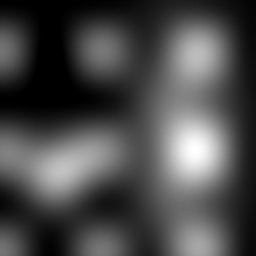
#> input picture examples/Mansell/terrain_test2.jpg, 256 x 256 px, shrunk from 500 x 500 before the run
$ python Hannibal_debugging2.py
#> lines starting #> are read from the running program, lines starting #| are printed output that depends on the picture
import dill
from math import *
import matplotlib.pyplot as plt
from PIL import Image
import numpy as np
from scipy import interpolate
import scipy.ndimage as ndimage

#Load image
img=Image.open('terrain_test2.jpg')
#> img is the input picture: PIL image 256x256 L; min 0, max 255, mean 73.9
img=np.array(img)
img=img/1.0 #Convert to float
#> img: shape (256, 256) float64

#Create Interpolation
Ycoords=np.linspace(0,10,len(img[:,0]))
#> Ycoords = 256 values from 0 to 10
Xcoords=Ycoords[0:len(img[0,:])]
#> Xcoords = 256 values from 0 to 10
terr_spl=interpolate.RectBivariateSpline(Xcoords,Ycoords,img)
def terrain1(x,y): #Functions must be defined outside of the get_problem()
    if np.iscomplex(x)==True:
        xderiv=(terr_spl.ev(np.real(x)+5e-5,y)-terr_spl.ev(np.real(x)-5e-5,y))/1e-4
        return xderiv*1j*1e-30
    elif np.iscomplex(y)==True:
        yderiv=(terr_spl.ev(x,np.real(y)+5e-5)-terr_spl.ev(x,np.real(y)+5e-5))/1e-4
        return yderiv*1j*1e-30
    else:
        return terr_spl.ev(x,y)

#Define analytic terrain function
def terrain2(x,y):
    terr=(-0.3*np.exp(-0.5*((x-2.7)**2+1.5*(y-2.1)**2))+2.6*np.exp(-0.55*(0.87*(x-6.7)**2+(y-2.2)**2))+2.1*np.exp(-0.27*(0.2*(x-5.5)**2+(y-7.2)**2))+1.6*(np.cos(0.8*y))**2*(np.sin(0.796*x))**2)*0.21509729918970577/0.772319886055
    return terr

#Interpolated terrain function with smoothing
imgs=ndimage.gaussian_filter(img,sigma=10,order=0) #Smooth image
terr_spl2=interpolate.RectBivariateSpline(Xcoords,Ycoords,imgs)
def terrain3(x,y): #Functions must be defined outside of the get_problem()
    if np.iscomplex(x)==True:
        xderiv=(terr_spl2.ev(np.real(x)+5e-5,y)-terr_spl2.ev(np.real(x)-5e-5,y))/1e-4
        return xderiv*1j*1e-30
    elif np.iscomplex(y)==True:
        yderiv=(terr_spl2.ev(x,np.real(y)+5e-5)-terr_spl2.ev(x,np.real(y)+5e-5))/1e-4
        return yderiv*1j*1e-30
    else:
        return terr_spl2.ev(x,y)

#Generate data
img2=img*0.0
#> img2: shape (256, 256) float64; every value is 0
img3=img*0.0
img4=img*0.0
for i in range(0,len(img[0,:])):
    for j in range(0,len(img[:,0])):
        img2[i,j]=terrain2(Xcoords[i],Ycoords[j])
        img3[i,j]=terrain1(Xcoords[i],Ycoords[j])
        img4[i,j]=terrain3(Xcoords[i],Ycoords[j])
#> this loop made 256 passes

#Plot contour plot of raw data
plt.figure(1)
Ycoords=np.linspace(0,10,len(img[:,0]))
Xcoords=Ycoords[0:len(img[0,:])]
plt.axis([0,10,0,10])
plt.title('Raw Terrain Data')
plt.contour(Ycoords,Xcoords,img)

#PLot contour plot of analytic data
plt.figure(2)
plt.axis([0,10,0,10])
plt.title('Analytic Terrain Data')
plt.contour(Ycoords,Xcoords,img2)

#Plot contour plot of interpolated terrain data
plt.figure(3)
plt.axis([0,10,0,10])
plt.title('Interpolated Terrain Data')
plt.contour(Ycoords,Xcoords,img3)

#Plot smoothed image
plt.figure(4)
plt.axis([0,10,0,10])
plt.title('Smoothed Terrain Data')
plt.contour(Ycoords,Xcoords,imgs)

#Plot contour plot of interpolated and smoothed terrain data
plt.figure(5)
plt.axis([0,10,0,10])
plt.title('Smoothed and Interpolated Terrain Data')
plt.contour(Ycoords,Xcoords,img4)

plt.show()
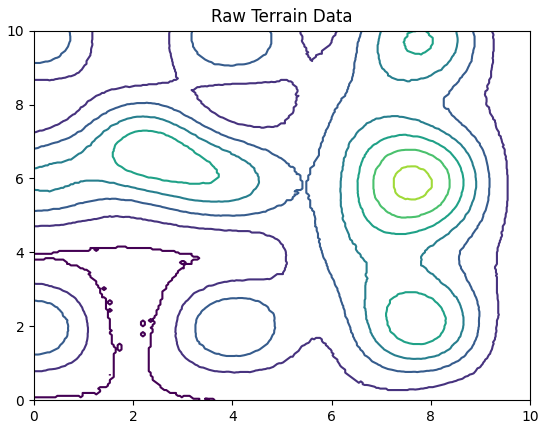
#> figure drawn by matplotlib, 1 panel
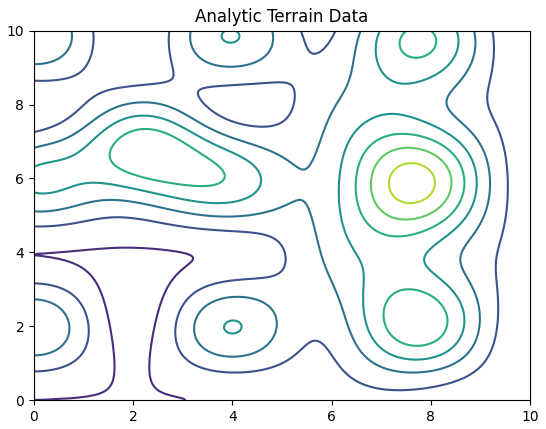
#> figure drawn by matplotlib, 1 panel
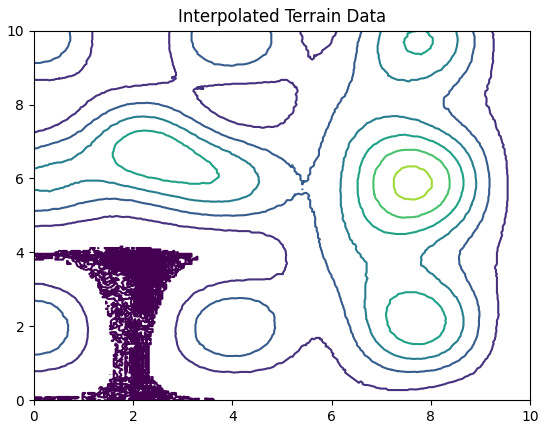
#> figure drawn by matplotlib, 1 panel
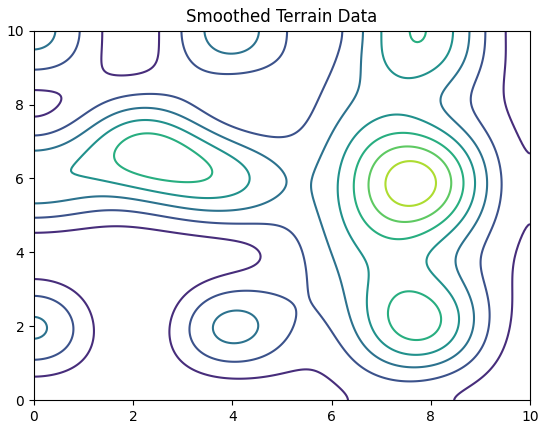
#> figure drawn by matplotlib, 1 panel
